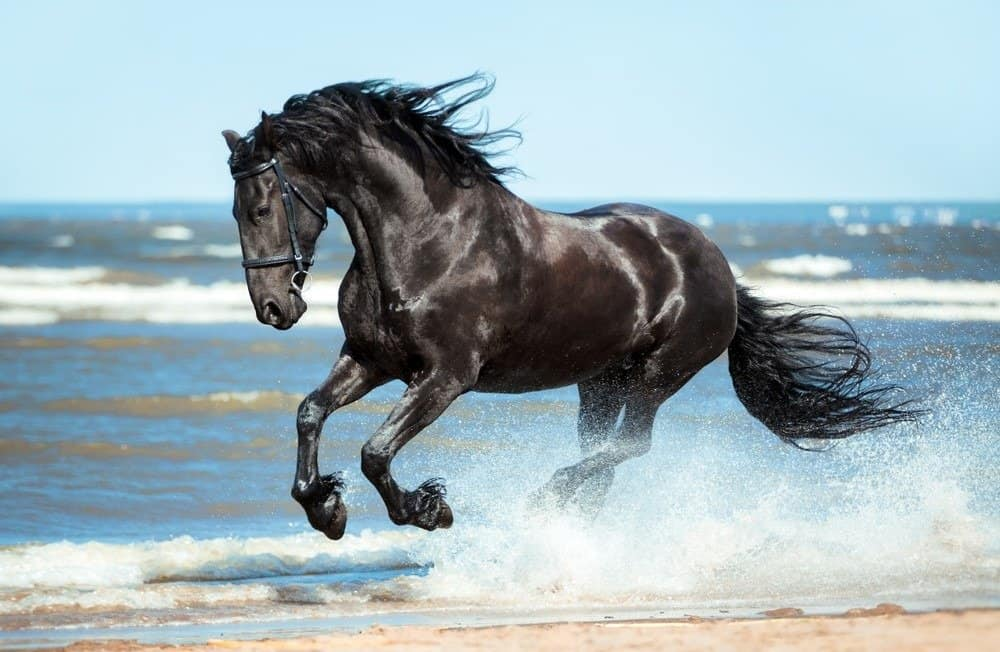
#> input picture test_image.jpg, 1000 x 652 px
$ python K4SIA_image.py
#> lines starting #> are read from the running program, lines starting #| are printed output that depends on the picture; after the words box and inside, x2 and y2 are one past the last pixel; in counts of white or black regions, pixels touching at a corner belong together
from PIL import Image

n = 25
with Image.open('test_image.jpg') as im:
#> im is the input picture: PIL image 1000x652 RGB; mean R, G, B 158.5, 176.4, 182.4
    im = im.convert('L')
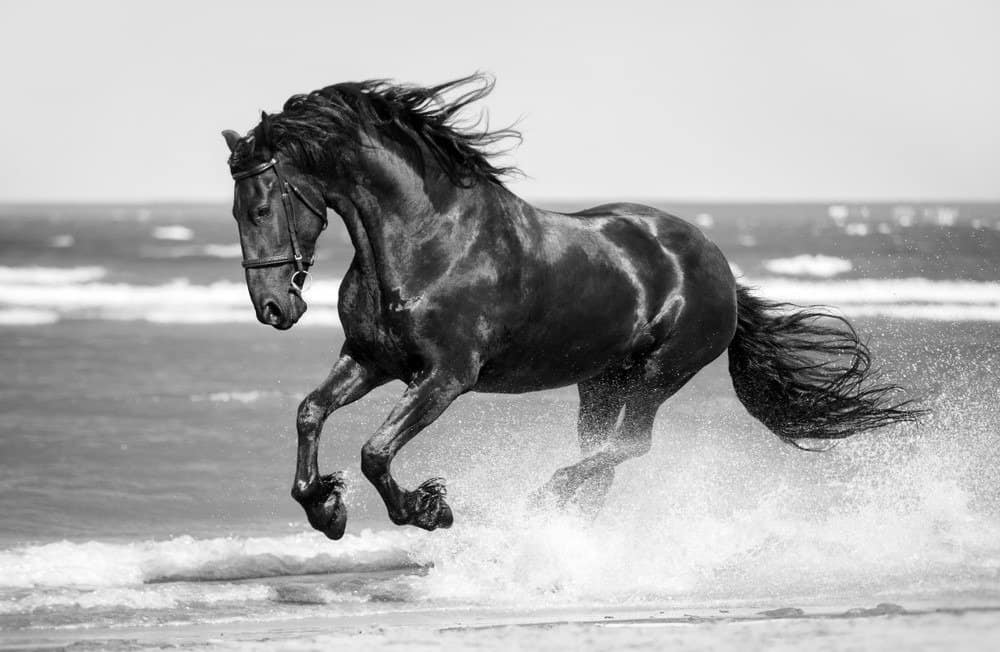
#> im: PIL image 1000x652 L; min 0, max 255, mean 171.8
    im1 = im.resize((n, n))
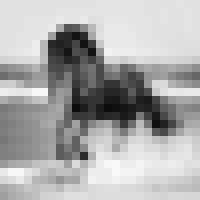
#> im1: PIL image 25x25 L (shown 8 times larger); min 10, max 249, mean 171.8
    treshold = 125
    im2 = im1.point(lambda p: 255 if p > treshold else 0)
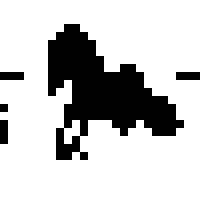
#> im2: PIL image 25x25 L (shown 8 times larger); 77.3% white; 5 black regions (4 under 20 px), largest, box (x1, y1, x2, y2) and area: (6, 3, 23, 20) 132
    im2.show()
